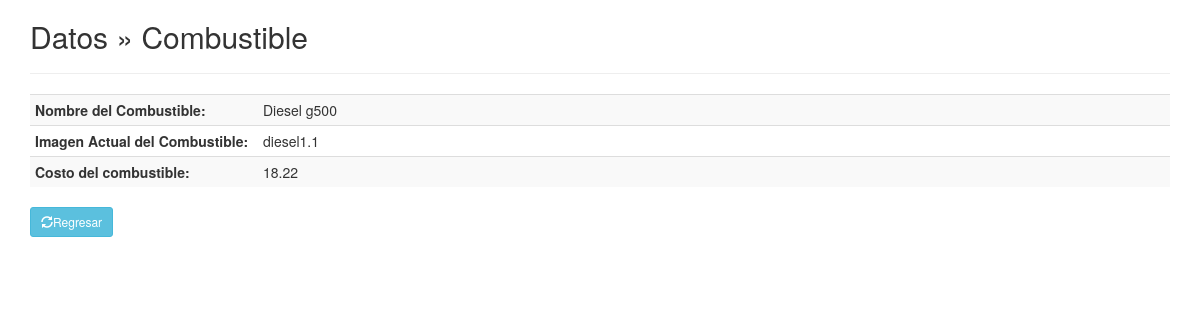
The app's page /vistas-tablas/TablaCombustible/vercombustible.php?id=1 with its own data.
### tables this page shows
CREATE TABLE `combustible` (
  `idcombustible` int(11) NOT NULL,
  `nombre` varchar(100) NOT NULL,
  `imagen` varchar(100) NOT NULL,
  `costo` decimal(11,2) NOT NULL,
  `activo` tinyint(1) NOT NULL,
  `idestacion` int(11) NOT NULL
);

### vistas-tablas/TablaCombustible/vercombustible.php (the view, shortened to what this page needs)
<?php
if(isset($_GET["id"]) && !empty(trim($_GET["id"]))){
    require_once "config.php";
    $sql = "SELECT * FROM combustible WHERE idcombustible = ?";
    if($stmt = mysqli_prepare($link, $sql)){
        mysqli_stmt_bind_param($stmt, "i", $param_id);
        if(mysqli_stmt_execute($stmt)){
            $result = mysqli_stmt_get_result($stmt);
            if(mysqli_num_rows($result) == 1){
                $row = mysqli_fetch_array($result, MYSQLI_ASSOC);
            } else{
                header("location: errorcombustible.php");
                exit();
            }
        } else{
            echo "Oops! A ocurrido un error. Por favor intentelo mas tarde.";
        }
    }
} else{
    header("location: errorcombustible.php");
    exit();
}
?>
<!DOCTYPE html>
<html lang="en">
<head>
    <link rel="stylesheet" href="https://maxcdn.bootstrapcdn.com/bootstrap/3.3.7/css/bootstrap.css">
</head>
<body>
    <div class="container">
        <div class="content">
            <h2>Datos &raquo; Combustible</h2>
            <hr />
                    <table class="table table-striped table-condensed">
                <tr>
                    <th width="20%">Nombre del Combustible:</th>
                    <td><?php echo $row['nombre']; ?></td>
                </tr>
                <tr>
                    <th>Imagen Actual del Combustible:</th>
                    <td><?php echo $row['imagen']; ?></td>
                </tr>
                <tr>
                    <th>Costo del combustible:</th>
                    <td><?php echo $row['costo']; ?></td>
                </tr>
    </table>
            <a href="iniciocombustible.php" class="btn btn-sm btn-info"><span class="glyphicon glyphicon-refresh" aria-hidden="true"></span>Regresar</a>
        </div>
    </div>
</body>
</html>

### records on screen
combustible: nombre "Diesel g500", imagen "diesel1.1", costo "18.22"
